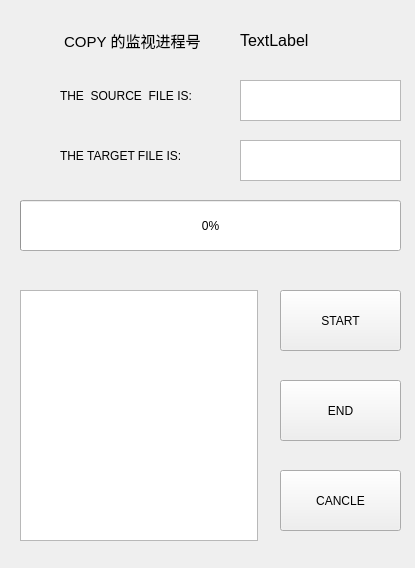
<?xml version="1.0" encoding="UTF-8"?>
<ui version="4.0">
 <class>Widget</class>
 <widget class="QWidget" name="Widget">
  <property name="geometry">
   <rect>
    <x>0</x>
    <y>0</y>
    <width>415</width>
    <height>568</height>
   </rect>
  </property>
  <property name="windowTitle">
   <string>COPY FILE</string>
  </property>
  <widget class="QProgressBar" name="progressBar">
   <property name="geometry">
    <rect>
     <x>20</x>
     <y>200</y>
     <width>381</width>
     <height>51</height>
    </rect>
   </property>
   <property name="value">
    <number>0</number>
   </property>
  </widget>
  <widget class="QPushButton" name="pushButton">
   <property name="geometry">
    <rect>
     <x>280</x>
     <y>290</y>
     <width>121</width>
     <height>61</height>
    </rect>
   </property>
   <property name="text">
    <string>START</string>
   </property>
  </widget>
  <widget class="QPushButton" name="pushButton_2">
   <property name="geometry">
    <rect>
     <x>280</x>
     <y>380</y>
     <width>121</width>
     <height>61</height>
    </rect>
   </property>
   <property name="text">
    <string>END</string>
   </property>
  </widget>
  <widget class="QTextEdit" name="textEdit">
   <property name="enabled">
    <bool>true</bool>
   </property>
   <property name="geometry">
    <rect>
     <x>240</x>
     <y>80</y>
     <width>161</width>
     <height>41</height>
    </rect>
   </property>
   <property name="html">
    <string>&lt;!DOCTYPE HTML PUBLIC &quot;-//W3C//DTD HTML 4.0//EN&quot; &quot;http://www.w3.org/TR/REC-html40/strict.dtd&quot;&gt;
&lt;html&gt;&lt;head&gt;&lt;meta name=&quot;qrichtext&quot; content=&quot;1&quot; /&gt;&lt;style type=&quot;text/css&quot;&gt;
p, li { white-space: pre-wrap; }
&lt;/style&gt;&lt;/head&gt;&lt;body style=&quot; font-family:'Ubuntu'; font-size:11pt; font-weight:400; font-style:normal;&quot;&gt;
&lt;p style=&quot;-qt-paragraph-type:empty; margin-top:0px; margin-bottom:0px; margin-left:0px; margin-right:0px; -qt-block-indent:0; text-indent:0px;&quot;&gt;&lt;br /&gt;&lt;/p&gt;&lt;/body&gt;&lt;/html&gt;</string>
   </property>
  </widget>
  <widget class="QTextEdit" name="textEdit_2">
   <property name="geometry">
    <rect>
     <x>240</x>
     <y>140</y>
     <width>161</width>
     <height>41</height>
    </rect>
   </property>
   <property name="html">
    <string>&lt;!DOCTYPE HTML PUBLIC &quot;-//W3C//DTD HTML 4.0//EN&quot; &quot;http://www.w3.org/TR/REC-html40/strict.dtd&quot;&gt;
&lt;html&gt;&lt;head&gt;&lt;meta name=&quot;qrichtext&quot; content=&quot;1&quot; /&gt;&lt;style type=&quot;text/css&quot;&gt;
p, li { white-space: pre-wrap; }
&lt;/style&gt;&lt;/head&gt;&lt;body style=&quot; font-family:'Ubuntu'; font-size:11pt; font-weight:400; font-style:normal;&quot;&gt;
&lt;p style=&quot;-qt-paragraph-type:empty; margin-top:0px; margin-bottom:0px; margin-left:0px; margin-right:0px; -qt-block-indent:0; text-indent:0px;&quot;&gt;&lt;br /&gt;&lt;/p&gt;&lt;/body&gt;&lt;/html&gt;</string>
   </property>
  </widget>
  <widget class="QTextEdit" name="textEdit_3">
   <property name="geometry">
    <rect>
     <x>20</x>
     <y>290</y>
     <width>238</width>
     <height>251</height>
    </rect>
   </property>
  </widget>
  <widget class="QPushButton" name="pushButton_3">
   <property name="geometry">
    <rect>
     <x>280</x>
     <y>470</y>
     <width>121</width>
     <height>61</height>
    </rect>
   </property>
   <property name="text">
    <string>CANCLE</string>
   </property>
  </widget>
  <widget class="QLabel" name="label">
   <property name="geometry">
    <rect>
     <x>60</x>
     <y>70</y>
     <width>161</width>
     <height>51</height>
    </rect>
   </property>
   <property name="text">
    <string>THE  SOURCE  FILE IS:</string>
   </property>
  </widget>
  <widget class="QLabel" name="label_2">
   <property name="geometry">
    <rect>
     <x>60</x>
     <y>130</y>
     <width>161</width>
     <height>51</height>
    </rect>
   </property>
   <property name="minimumSize">
    <size>
     <width>161</width>
     <height>51</height>
    </size>
   </property>
   <property name="text">
    <string>THE TARGET FILE IS:</string>
   </property>
  </widget>
  <widget class="QLabel" name="COPY">
   <property name="geometry">
    <rect>
     <x>240</x>
     <y>30</y>
     <width>71</width>
     <height>21</height>
    </rect>
   </property>
   <property name="font">
    <font>
     <pointsize>12</pointsize>
    </font>
   </property>
   <property name="text">
    <string>TextLabel</string>
   </property>
  </widget>
  <widget class="QLabel" name="label_3">
   <property name="geometry">
    <rect>
     <x>60</x>
     <y>30</y>
     <width>141</width>
     <height>21</height>
    </rect>
   </property>
   <property name="sizePolicy">
    <sizepolicy hsizetype="Preferred" vsizetype="Preferred">
     <horstretch>0</horstretch>
     <verstretch>0</verstretch>
    </sizepolicy>
   </property>
   <property name="minimumSize">
    <size>
     <width>0</width>
     <height>0</height>
    </size>
   </property>
   <property name="font">
    <font>
     <pointsize>11</pointsize>
    </font>
   </property>
   <property name="lineWidth">
    <number>1</number>
   </property>
   <property name="text">
    <string> COPY 的监视进程号:</string>
   </property>
  </widget>
 </widget>
 <layoutdefault spacing="6" margin="11"/>
 <resources/>
 <connections/>
</ui>
